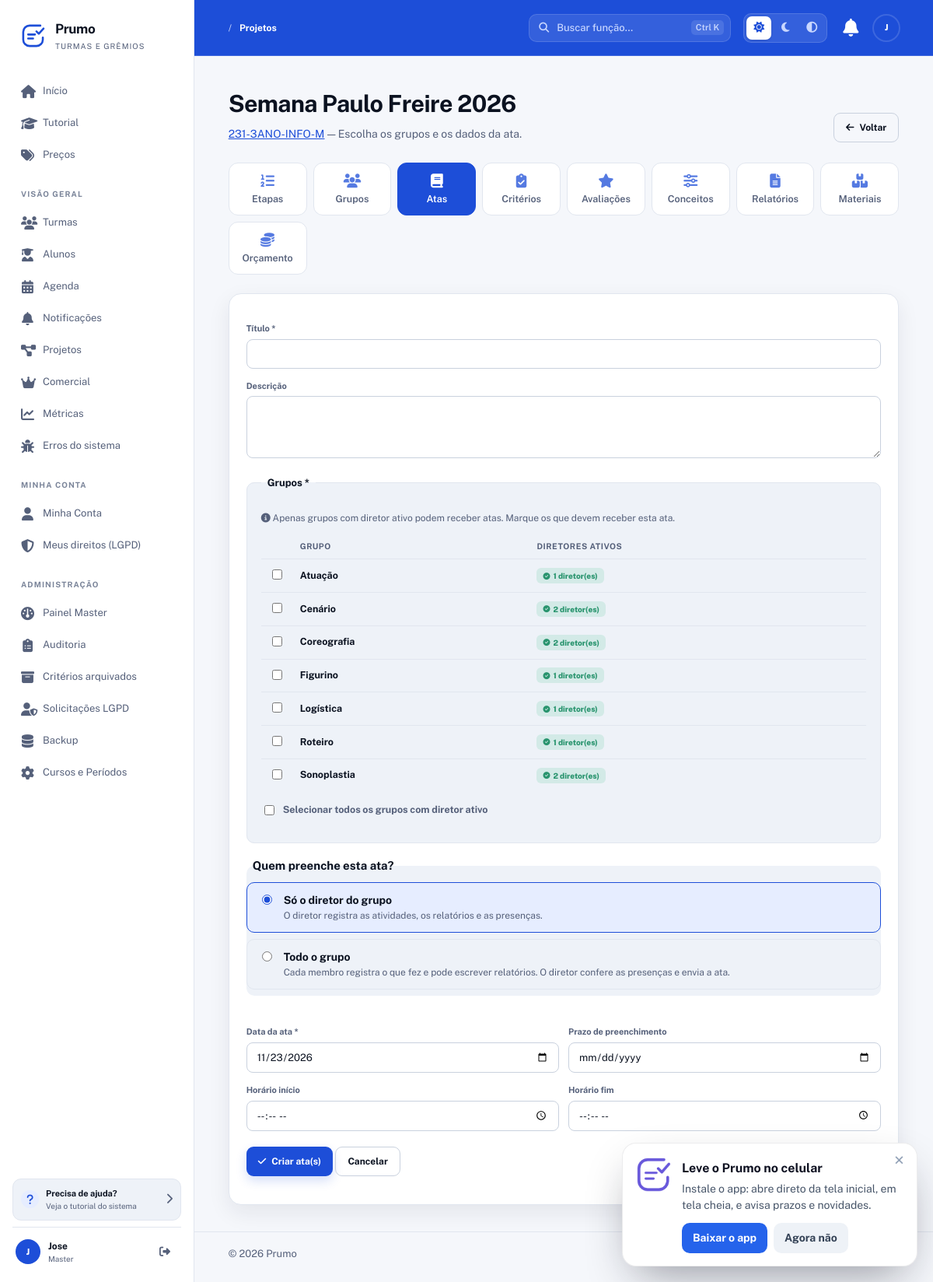
Page /SGT/projetos/3/atas/criar (signed in) on the committed database.
### tables this page shows
CREATE TABLE projetos (
  id INT AUTO_INCREMENT PRIMARY KEY,
  turma_id INT NOT NULL,
  diretoria_id INT NULL,                      
  nome VARCHAR(150) NOT NULL,
  descricao TEXT DEFAULT NULL,
  prazo DATE DEFAULT NULL,
  modo_avaliacao ENUM('etapa','cronograma') DEFAULT 'cronograma',
  alunos_pedem_grupo TINYINT(1) NOT NULL DEFAULT 0,       
  alunos_pedem_diretor TINYINT(1) NOT NULL DEFAULT 0,     
  diretores_por_grupo INT NOT NULL DEFAULT 1,
  avaliacao_reps ENUM('compartilhada','media') NOT NULL DEFAULT 'compartilhada',  
  encerrado TINYINT(1) DEFAULT 0,
  encerrado_em DATETIME DEFAULT NULL,
  encerrado_por INT DEFAULT NULL,
  created_at TIMESTAMP DEFAULT CURRENT_TIMESTAMP,
  updated_at TIMESTAMP DEFAULT CURRENT_TIMESTAMP ON UPDATE CURRENT_TIMESTAMP,
  FOREIGN KEY (turma_id) REFERENCES turmas(id) ON DELETE CASCADE,
  FOREIGN KEY (encerrado_por) REFERENCES usuarios(id) ON DELETE SET NULL,
  INDEX idx_projetos_turma (turma_id),
  INDEX idx_projetos_encerrado (encerrado),
  CONSTRAINT fk_projeto_diretoria FOREIGN KEY (diretoria_id) REFERENCES gremio_diretorias(id) ON DELETE SET NULL
);

CREATE TABLE turmas (
  id INT AUTO_INCREMENT PRIMARY KEY,
  nome VARCHAR(150) NOT NULL,
  tipo ENUM('turma','gremio') NOT NULL DEFAULT 'turma',   
  codigo_acesso VARCHAR(30) NOT NULL UNIQUE,
  codigo_interno VARCHAR(100) DEFAULT NULL,
  cor_primaria VARCHAR(20) DEFAULT '#3498db',
  cor_secundaria VARCHAR(20) DEFAULT '#2ecc71',
  cor_personalizada TINYINT(1) NOT NULL DEFAULT 0,   
  logo VARCHAR(255) DEFAULT NULL,                   
  bloqueada TINYINT(1) NOT NULL DEFAULT 0,
  bloqueada_motivo VARCHAR(255) DEFAULT NULL,
  bloqueada_em DATETIME DEFAULT NULL,
  bloqueada_por INT DEFAULT NULL,
  isenta_plano TINYINT(1) NOT NULL DEFAULT 0,   
  teste_dia_ate DATETIME NULL,                  
  created_at TIMESTAMP DEFAULT CURRENT_TIMESTAMP,
  updated_at TIMESTAMP DEFAULT CURRENT_TIMESTAMP ON UPDATE CURRENT_TIMESTAMP,
  FOREIGN KEY (bloqueada_por) REFERENCES usuarios(id) ON DELETE SET NULL,
  INDEX idx_turmas_codigo (codigo_acesso)
);

CREATE TABLE grupos (
  id INT AUTO_INCREMENT PRIMARY KEY,
  projeto_id INT NOT NULL,
  nome VARCHAR(150) NOT NULL,
  modo_avaliacao_grupo ENUM('individual','coletiva') DEFAULT 'individual',
  modo_avaliacao_por ENUM('diretor','representante','pares','autoavaliacao','misto') DEFAULT 'diretor',
  created_at TIMESTAMP DEFAULT CURRENT_TIMESTAMP,
  updated_at TIMESTAMP DEFAULT CURRENT_TIMESTAMP ON UPDATE CURRENT_TIMESTAMP,
  FOREIGN KEY (projeto_id) REFERENCES projetos(id) ON DELETE CASCADE,
  INDEX idx_grupos_projeto (projeto_id)
);

### app/Controllers/AtaController.php (called while the page is built, shortened)
<?php
require_once __DIR__ . '/../Core/App.php';
require_once __DIR__ . '/../Models/Projeto.php';
class AtaController
{
    private Projeto       $projeto;
    public function __construct()
    {
        $this->projeto = new Projeto();
    }
    public function criarForm(int $projetoId)
    {
        $projeto = $this->projeto->porId($projetoId);
        $pdo = Database::getConnection();
        $stmt = $pdo->prepare("
            SELECT g.id, g.nome,
                   (SELECT COUNT(*) FROM grupo_diretores gd WHERE gd.grupo_id = g.id AND gd.ativo = 1) AS total_diretores
            FROM grupos g
            WHERE g.projeto_id = ?
            ORDER BY g.nome ASC
        ");
        $stmt->execute([$projetoId]);
        $grupos = $stmt->fetchAll(PDO::FETCH_ASSOC);
        $this->render('atas/criar', [
            'projeto' => $projeto,
            'grupos'  => $grupos,
        ]);
    }
    private function render(string $view, array $dados = []): void
    {
        extract($dados);
        require __DIR__ . '/../Views/' . $view . '.php';
    }
}

### app/Core/Router.php (called while the page is built, shortened)
<?php
require_once __DIR__ . '/App.php';
class Router
{
    private $routes = ['GET' => [], 'POST' => []];
    public function get($uri, $action, $roles = [])
    {
        $this->routes['GET'][$uri] = ['action' => $action, 'roles' => $roles];
    }
    public function post($uri, $action, $roles = [])
    {
        $this->routes['POST'][$uri] = ['action' => $action, 'roles' => $roles];
    }
    public function dispatch($requestUri)
    {
        $path     = parse_url($requestUri, PHP_URL_PATH);
        $basePath = App::getBasePath();
        if ($basePath && strpos($path, $basePath) === 0) {
            $path = substr($path, strlen($basePath));
        }
        $method = $_SERVER['REQUEST_METHOD'];
        $route  = $this->routes[$method][$path] ?? null;
        $params = [];
        if (!$route) {
            foreach ($this->routes[$method] as $routePath => $routeData) {
                if (str_contains($routePath, '{')) {
                    $pattern = preg_replace('#\{[a-zA-Z0-9_]+\}#', '([a-zA-Z0-9_\-\.]+)', $routePath);
                    $pattern = "#^" . $pattern . "$#";
                    if (preg_match($pattern, $path, $matches)) {
                        array_shift($matches);
                        $route  = $routeData;
                        $params = $matches;
                        break;
                    }
                }
            }
        }
        $action = $route['action'];
        [$controller, $methodName] = explode('@', $action);
        $controllerInstance = new $controller();
        $controllerInstance->$methodName(...$params);
    }
}

### public/index.php (called while the page is built, shortened)
<?php
require_once __DIR__ . '/../app/Core/App.php';
require_once __DIR__ . '/../app/Config/database.php';
require_once __DIR__ . '/../app/Core/Router.php';
$router = new Router();
$router->dispatch($_SERVER['REQUEST_URI']);

### app/Core/Model.php (called while the page is built, shortened)
<?php
require_once __DIR__ . '/../Config/database.php';
class Model
{
    public function __construct()
    {
        $this->conn = Database::getConnection();
    }
}

### app/Config/database.php (called while the page is built, shortened)
<?php
require_once __DIR__ . '/../Core/App.php';
class Database
{
    private static $connection = null;
    public static function getConnection()
    {
        if (self::$connection === null) {
            try {
                $host = App::get('DB_HOST', '127.0.0.1');
                $dbname = App::get('DB_NAME', 'ProjetoBase');
                $user = App::get('DB_USER', 'root');
                $pass = App::get('DB_PASS', '');
                $port = App::get('DB_PORT', '3306');
                if (strpos($host, ':') !== false) {
                    $dsn = "mysql:host={$host};dbname={$dbname};charset=utf8";
                } else {
                    $dsn = "mysql:host={$host};port={$port};dbname={$dbname};charset=utf8";
                }
                self::$connection = new PDO(
                    $dsn,
                    $user,
                    $pass,
                    [
                        PDO::ATTR_ERRMODE => PDO::ERRMODE_EXCEPTION,
                        PDO::ATTR_DEFAULT_FETCH_MODE => PDO::FETCH_ASSOC,
                        PDO::ATTR_EMULATE_PREPARES => false
                    ]
                );
            } catch (PDOException $e) {
                error_log("Erro de conexão com o banco: " . $e->getMessage());
                throw new Exception("Erro de conexão com o banco de dados: " . $e->getMessage());
            }
        }
        return self::$connection;
    }
}

### app/Models/Projeto.php (called while the page is built, shortened)
<?php
require_once __DIR__ . '/../Core/Model.php';
class Projeto extends Model
{
    public function porId(int $id): ?array
    {
        $stmt = $this->conn->prepare("
            SELECT p.*, t.nome AS turma_nome, t.codigo_acesso AS turma_codigo,
                   u.nome AS encerrado_por_nome
            FROM projetos p
            INNER JOIN turmas t ON t.id = p.turma_id
            LEFT JOIN usuarios u ON u.id = p.encerrado_por
            WHERE p.id = ? LIMIT 1
        ");
        $stmt->execute([$id]);
        return $stmt->fetch(PDO::FETCH_ASSOC) ?: null;
    }
}

### app/Core/App.php (called while the page is built, shortened)
<?php
class App
{
    private static $config = null;
    public static function init()
    {
        if (self::$config === null) {
            $envFile = __DIR__ . '/../../.env';
            self::$config = parse_ini_file($envFile);
        }
    }
    public static function get($key, $default = null)
    {
        return self::$config[$key] ?? $_ENV[$key] ?? $default;
    }
    public static function getName()
    {
        return self::get('APP_NAME', 'ProjetoBase');
    }
    public static function getBasePath()
    {
        return self::get('APP_BASE_PATH', '/' . self::getName());
    }
}

### app/Views/atas/criar.php (the view, shortened to what this page needs)
<?php
require_once __DIR__ . '/../layouts/header.php';
require_once __DIR__ . '/../layouts/nav.php';
?>
<section class="hero-section">
    <div>
        <h1><?= h($projeto['nome']) ?></h1>
        <p class="hero-subtitle">
            <a href="<?= $basePath ?>/turmas/<?= (int) $projeto['turma_id'] ?>"><?= h($projeto['turma_nome']) ?></a>
            — Escolha os grupos e os dados da ata.
        </p>
    </div>
    <div class="hero-actions">
        <a class="button button-ghost" href="<?= $basePath ?>/projetos/<?= (int) $projeto['id'] ?>/atas">
            <i class="fas fa-arrow-left"></i> Voltar
        </a>
    </div>
</section>
<?php require __DIR__ . '/../projetos/_nav.php'; ?>
<form method="POST" action="<?= $basePath ?>/projetos/<?= (int) $projeto['id'] ?>/atas/salvar" class="panel">
    <label class="field-label">Título *</label>
    <input type="text" name="titulo" class="field" maxlength="200" required autofocus>
    <label class="field-label">Descrição</label>
    <textarea name="descricao" class="field" rows="3" maxlength="2000"></textarea>
    <fieldset class="mt-16">
        <legend>Grupos *</legend>
        <?php if (empty($grupos)): ?>
            <div class="notice notice-warning mt-0">
                <span>!</span>
                <div>
                    <strong>Nenhum grupo cadastrado</strong>
                    <p>Crie grupos neste projeto antes de criar atas.</p>
                </div>
            </div>
        <?php else: ?>
            <p class="text-muted mb-12" style="font-size:12px;">
                <i class="fas fa-info-circle"></i>
                Apenas grupos com diretor ativo podem receber atas. Marque os que devem receber esta ata.
            </p>
            <div class="ata-replicar-tabela-wrapper">
                <table class="ata-replicar-tabela">
                    <thead>
                        <tr>
                            <th style="width:36px;"></th>
                            <th>Grupo</th>
                            <th>Diretores ativos</th>
                        </tr>
                    </thead>
                    <tbody>
                        <?php foreach ($grupos as $g): ?>
                            <?php $temDiretor = (int) $g['total_diretores'] > 0; ?>
                            <tr>
                                <td>
                                    <input type="checkbox"
                                           class="check-grupo"
                                           name="grupos[]"
                                           value="<?= (int) $g['id'] ?>"
                                           data-tem-diretor="<?= $temDiretor ? '1' : '0' ?>"
                                           <?= $temDiretor ? '' : 'disabled' ?>>
                                </td>
                                <td><strong><?= h($g['nome']) ?></strong></td>
                                <td>
                                    <?php if ($temDiretor): ?>
                                        <span class="badge badge-green">
                                            <i class="fas fa-check-circle"></i>
                                            <?= (int) $g['total_diretores'] ?> diretor(es)
                                        </span>
                                    <?php endif; ?>
                                </td>
                            </tr>
                        <?php endforeach; ?>
                    </tbody>
                </table>
            </div>
            <p class="mt-12">
                <label class="check-line">
                    <input type="checkbox" id="check-todos" onclick="toggleTodos(this)">
                    <span><strong>Selecionar todos os grupos com diretor ativo</strong></span>
                </label>
            </p>
        <?php endif; ?>
    </fieldset>
    <?php $modoPreenchimento = 'diretor'; require __DIR__ . '/_preenchimento.php'; ?>
    <div class="field-row mt-16">
        <div>
            <label class="field-label">Data da ata *</label>
            <input type="date" name="data_ata" class="field" value="<?= date('Y-m-d') ?>" required>
        </div>
        <div>
            <label class="field-label">Prazo de preenchimento</label>
            <input type="date" name="prazo_preenchimento" class="field">
        </div>
    </div>
    <div class="field-row">
        <div>
            <label class="field-label">Horário início</label>
            <input type="time" name="horario_inicio" class="field">
        </div>
        <div>
            <label class="field-label">Horário fim</label>
            <input type="time" name="horario_fim" class="field">
        </div>
    </div>
    <p class="mt-20">
        <button type="submit" class="button button-primary" <?= empty($grupos) ? 'disabled' : '' ?>>
            <i class="fas fa-check"></i> Criar ata(s)
        </button>
        <a class="button button-ghost" href="<?= $basePath ?>/projetos/<?= (int) $projeto['id'] ?>/atas">
            Cancelar
        </a>
    </p>
</form>
<?php require_once __DIR__ . '/../layouts/footer.php'; ?>

### rows in the picture
projetos: nome "Semana Paulo Freire 2026", turma.nome "231-3ANO-INFO-M"
grupos: nome "Atuação", total_diretores "1"
grupos: nome "Cenário", total_diretores "2"
grupos: nome "Coreografia", total_diretores "2"
grupos: nome "Figurino", total_diretores "1"
grupos: nome "Logística", total_diretores "1"
grupos: nome "Roteiro", total_diretores "1"
grupos: nome "Sonoplastia", total_diretores "2"

### other values in the picture
$appName "Prumo"
$label "Início"
$label "Tutorial"
$label "Preços"
$secao "VISÃO GERAL"
$label "Turmas"
$label "Alunos"
$label "Agenda"
$label "Notificações"
$label "Projetos"
$label "Comercial"
$label "Métricas"
$label "Erros do sistema"
$secao "MINHA CONTA"
$label "Minha Conta"
